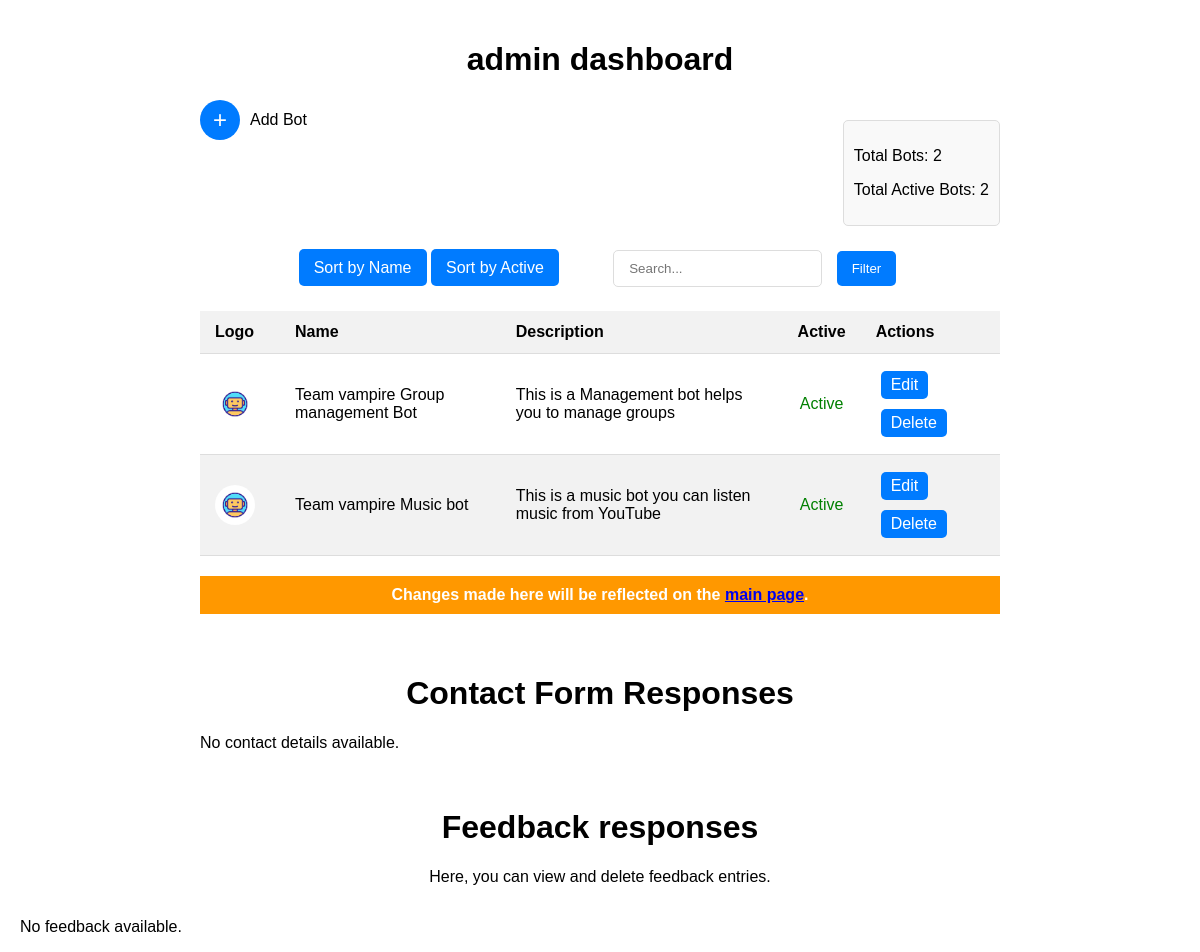
Before: /admin (signed in) with the older database file.
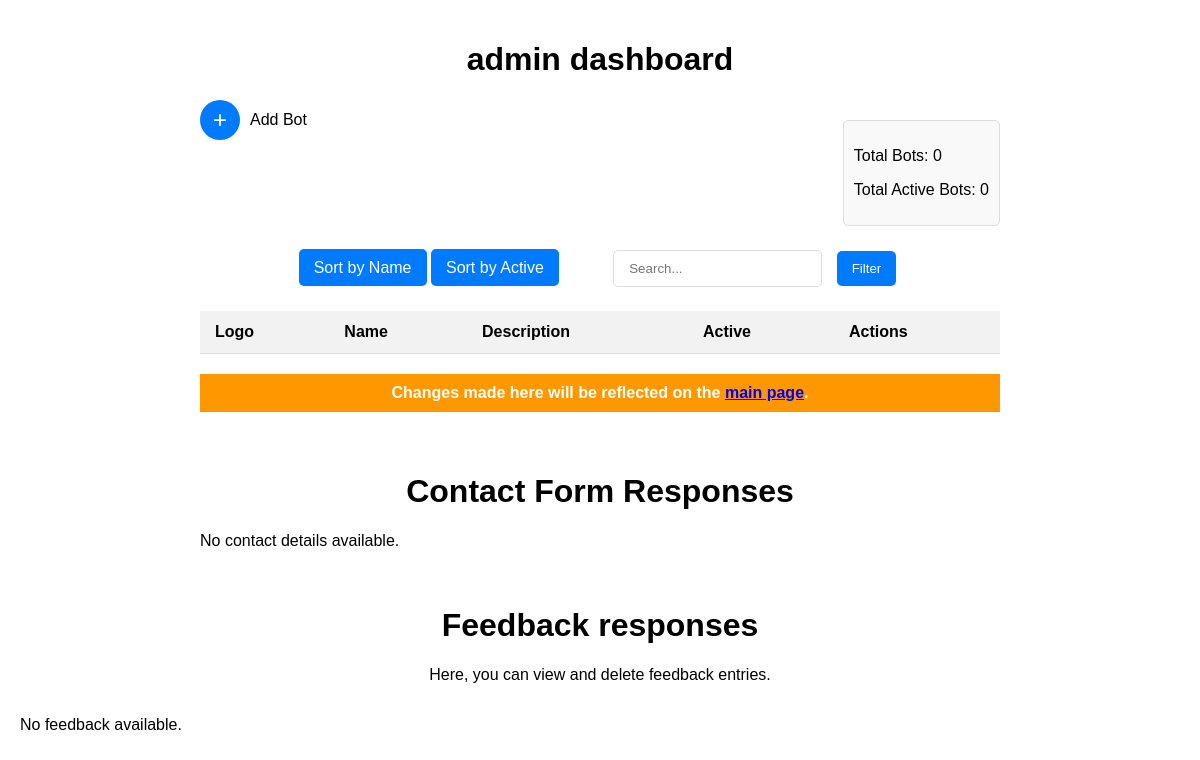
After: the same page with the newer database file.
### models.py (models this page shows)
class Bot(db.Model):
  id = db.Column(db.Integer, primary_key=True)
  name = db.Column(db.String(100), nullable=False)
  description = db.Column(db.String(255), nullable=False)
  details = db.Column(db.Text, nullable=False)
  links = db.Column(db.String(255), nullable=True)
  youtube_demo_link = db.Column(db.String(255), nullable=True)
  active = db.Column(db.Boolean, default=False)
  photo_url = db.Column(db.String(255), nullable=True, default = "/static/logo/download.png")
  screenshot1_url = db.Column(db.String(255), nullable=True,default = '/static/logo/botscreenshot.webp')
  screenshot2_url = db.Column(db.String(255), nullable=True)
  screenshot3_url = db.Column(db.String(255), nullable=True)
  screenshot4_url = db.Column(db.String(255), nullable=True)
  screenshot5_url = db.Column(db.String(255), nullable=True)
  category = db.Column(db.String(150), nullable=False)
  tags = db.Column(db.String(255), nullable=False)

### app.py (the view)
@app.route('/admin')
@login_required
def admin():
  contacts = Contact.query.all()
  sort_by = request.args.get('sort_by', 'name')
  search_query = request.args.get('search_query', '')
  query = Bot.query
  if sort_by == 'name':
    query = query.order_by(Bot.name)
  elif sort_by == 'active':
    query = query.order_by(Bot.active)
  if search_query:
    query = query.filter(
      Bot.name.ilike(f'%{search_query}%')
      | Bot.description.ilike(f'%{search_query}%'))
  bots = query.all()
  total_bots = len(bots)
  total_active_bots = sum(1 for bot in bots if bot.active)
  feedbacks = feedback.query.all()
  return render_template(
    'admin.html',
    bots=bots,
    sort_by=sort_by,
    search_query=search_query,
    total_bots=total_bots,
    total_active_bots=total_active_bots,
    message=contacts,feedbacks=feedbacks
  )

### app.py (called while the page is built)
def login_required(f):
  @wraps(f)
  def decorated_function(*args, **kwargs):
    if 'username' not in session:
      return redirect(url_for('admin_login'))
    return f(*args, **kwargs)
  return decorated_function

### templates/admin.html (shortened to what this page needs)
<!DOCTYPE html>
<html>
<head>
    <link rel="stylesheet" type="text/css" href="{{url_for('static', filename='css/admin.css')}}">
</head>
<body>
    <div class="container">
        <h1>admin dashboard</h1>
         <div class = "bot-count">
            <p>Total Bots: {{ total_bots }}</p>
            <p>Total Active Bots: {{ total_active_bots }}</p>
         </div>
        <div class="add-bot-button">
            <a href="{{ url_for('add_bot') }}">+</a>
            <div class="add-bot-text">Add Bot</div>
        </div>
        <div class="btn-wrapper">
            <a href="{{ url_for('admin', sort_by='name') }}" class="sort-button">Sort by Name</a>
            <a href="{{ url_for('admin', sort_by='active') }}" class="sort-button">Sort by Active</a>
            <form action="{{ url_for('admin') }}" method="GET" class="filter-form">
                <input type="text" id="searchInput" name="search_query" placeholder="Search...">
                <button type="submit" class="filter-button">Filter</button>
            </form>
        </div>
        <table>
            <thead>
                <tr>
                    <th>Logo</th>
                    <th>Name</th>
                    <th>Description</th>
                    <th>Active</th>
                    <th class="btn-group">Actions</th>
                </tr>
            </thead>
            <tbody>
                {% for bot in bots %}
                    <tr>
                        <td>
                            <img src="{{ bot.photo_url }}" alt="{{ bot.name }}" class="logo">
                        </td>
                        <td class="name-column">{{ bot.name }}</td>
                        <td>{{ bot.description }}</td>
                        <td class="center-text {% if bot.active %}active-status-true{% else %}active-status-false{% endif %}">
                            {% if bot.active %}Active{% else %}Inactive{% endif %}
                        </td>
                        <td class="btn-group">
                            <a href="{{ url_for('edit_bot', bot_id=bot.id) }}">Edit</a>
                            <a href="{{ url_for('delete_bot', bot_id=bot.id) }}">Delete</a>
                        </td>
                    </tr>
                {% endfor %}
            </tbody>
        </table>
        <div class="alert warning">
            Changes made here will be reflected on the <a href="{{url_for('index')}}">main page</a>.
        </div>
    </div>
  <div class="-contact-container">
    <h1>Contact Form Responses</h1>
    {% if message %}
        {% for contact in message %}
            <div class="contact-responses">
                <button class="accordion">View Contact form response of {{contact.name}}</button>
                <div class="panel">
                    <p><strong>Name:</strong> {{ contact.name }}</p>
                    <p><strong>Phone Number:</strong> {{ contact.phno }}</p>
                    <p><strong>Email:</strong> {{ contact.email }}</p>
                    <p><strong>Message:</strong> {{ contact.message }}</p>
                    {% if not contact.read %}
                        <form action="{{ url_for('mark_as_read', contact_id=contact.id) }}" method="post">
                            <button type="submit" class="btn btn-primary">Mark as Read</button>
                        </form>
                    {% endif %}
                    <form action="{{ url_for('delete_contact', contact_id=contact.id) }}" method="post">
                        <button type="submit" class="btn btn-danger">Delete</button>
                    </form>
                </div>
            </div>
        {% endfor %}
    {% else %}
        <p>No contact details available.</p>
    {% endif %}
</div>
    <h1>Feedback responses</h1>
        <p style="text-align: center;">Here, you can view and delete feedback entries.</p>
    <div class="fb-container">
        {% if feedbacks %}
            {% set current_bot = None %}
            {% for feedback_entry in feedbacks|sort(attribute='bot_name') %}
                {% if feedback_entry.bot_name != current_bot %}
                    <div class="name-container">
                        <h2 class="bot-name">Bot: {{ feedback_entry.bot_name }}</h2>
                    </div>
                {% endif %}
                <div class="feedback-item">
                    <div class="name-container">
                        <p class="user-name">User: {{ feedback_entry.user_name }}</p>
                    </div>
                    <p class="feedback">{{ feedback_entry.feedback }}</p>
                    <form method="POST" action="/delete_feedback/{{ feedback_entry.id }}">
                        <button class="delete-button" type="submit">Delete Feedback</button>
                    </form>
                </div>
                {% set current_bot = feedback_entry.bot_name %}
            {% endfor %}
        {% else %}
            <p>No feedback available.</p>
        {% endif %}
    </div>
</body>
</html>

### static/css/admin.css (style rules this page uses)
body { font-family: Arial, sans-serif; margin: 0; padding: 0; }
h1 { text-align: center; }
.container, .-contact-container { max-width: 800px; margin: 0 auto; padding: 20px; }
table { width: 100%; border-collapse: collapse; margin-top: 20px; }
th, td { padding: 12px 15px; text-align: left; border-bottom: 1px solid #ddd; }
th { background-color: #f2f2f2; }
.btn-group { text-align: left; }
.add-bot-button { text-align: left; }
.add-bot-button a { display: inline-block; background-color: #007BFF; color: #fff; text-decoration: none; border-radius: 50%; width: 40px; height: 40px; line-height: 40px; text-align: center; font-size: 24px; margin-right: 10px; float: left; }
.add-bot-text { line-height: 40px; float: left; }
#searchInput { padding: 10px 15px; border: 1px solid #ddd; border-radius: 5px; margin-right: 5px; }
.filter-form { display: inline-block; margin-left: 50px; }
.sort-button, .filter-button { padding: 10px 15px; background-color: #007BFF; color: #fff; border: none; border-radius: 5px; cursor: pointer; text-decoration: none; }
.btn-wrapper { text-align: center; margin-top: 20px; }
.btn-wrapper button { margin: 5px; }
.alert { background-color: #f44336; color: white; text-align: center; padding: 10px; margin-top: 20px; font-weight: bold; }
.warning { background-color: #ff9800; color: white; text-align: center; padding: 10px; margin-top: 20px; font-weight: bold; }
.bot-count { margin-top: 20px; margin-left: auto; padding: 10px; background-color: #f9f9f9; border: 1px solid #ddd; border-radius: 5px; float: right; }
.fb-container { display: flex; flex-direction: column; align-items: flex-start; text-align: left; padding-left: 20px; }

Changed rows visible on the page:
removed Bot: photo_url (picture), name "Team vampire Group management Bot", description "This is a Management bot helps you to manage groups", active "Active"
removed Bot: photo_url (picture), name "Team vampire Music bot", description "This is a music bot you can listen music from YouTube", active "Active"
Other visible differences:
{{ total_bots }}: "2" → "0"
{{ total_active_bots }}: "2" → "0"
